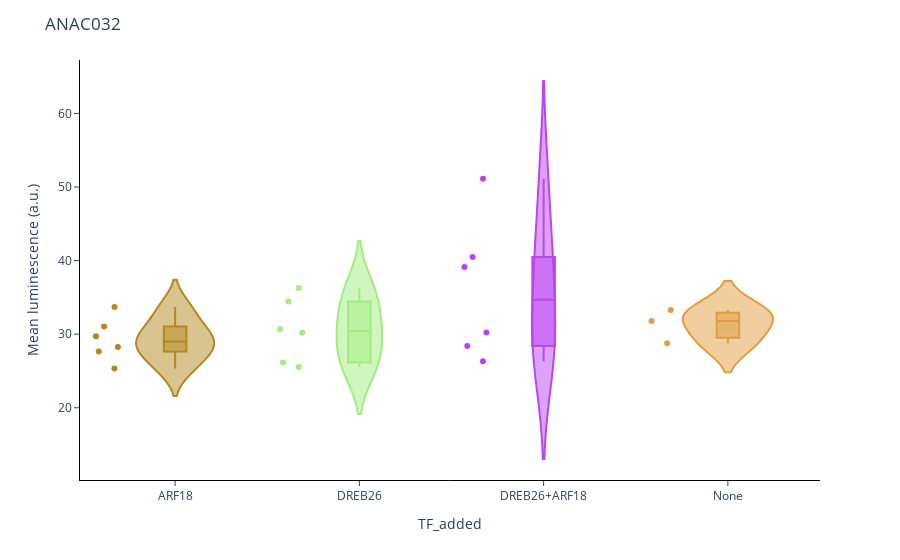
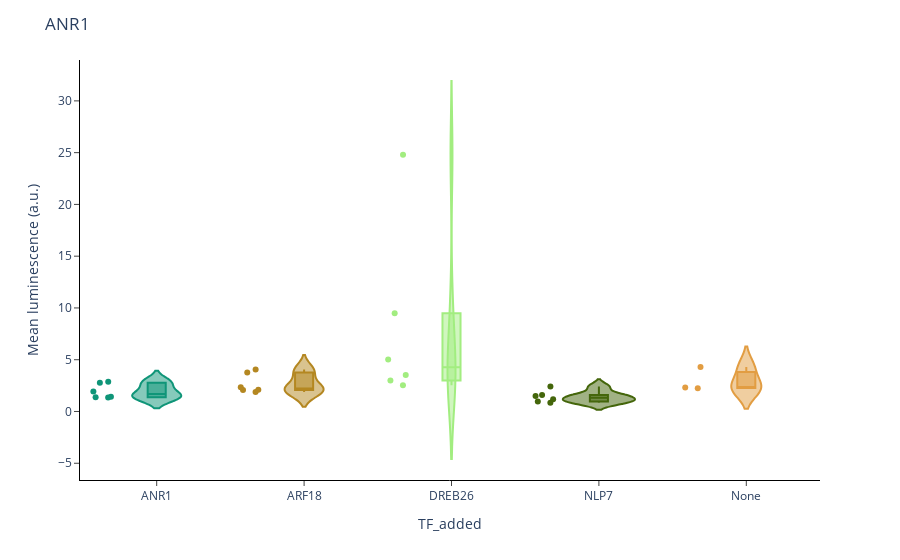
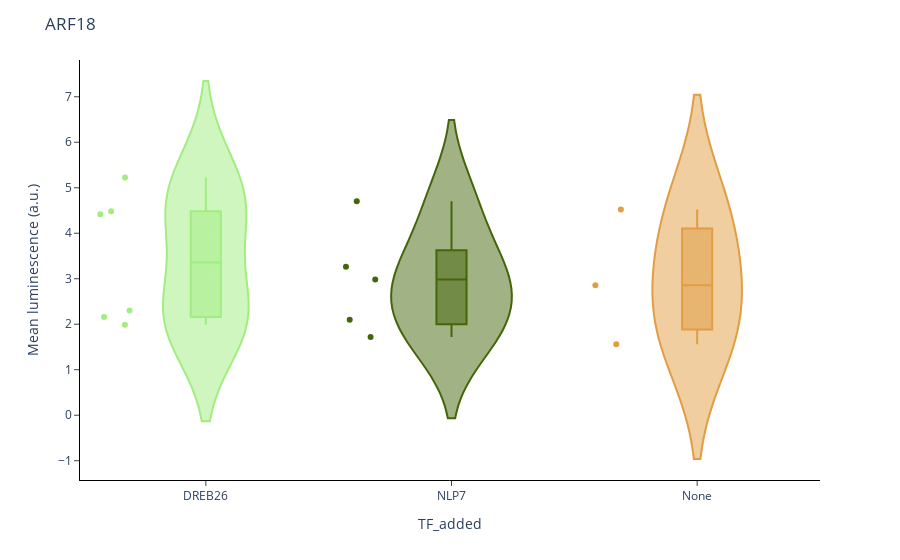
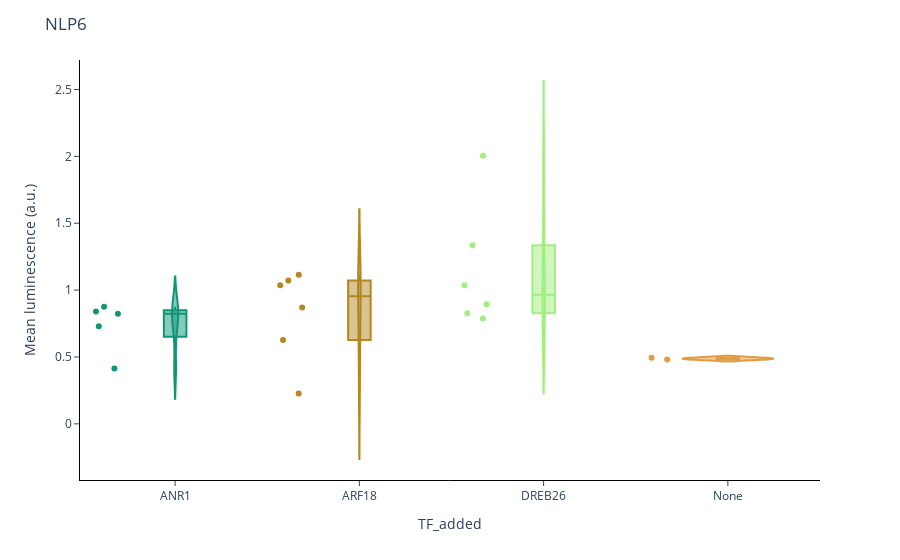

The code cell stored with these charts, in order, in its notebook:
### Code cell
#layout = go.Layout(plot_bgcolor='rgba(0,0,0,0)', paper_bgcolor='rgba(0,0,0,0)' )
#make graphs for each promoter
#color_discrete_map = {'red': 'red', 'blue': 'blue', 'orange': 'orange', 'purple':'purple','green':'green','yellow':'yellow','brown':'brown','black':'black'}


for prom in prom_names:
    if prom == 'NOS' or prom == 'STAP4':
        pass
    else:
        df = luminescence_raw_df[luminescence_raw_df.Promoter == prom].sort_values("TF_added")


        fig = px.violin(df, x='TF_added',
                                  y='corrected_luminescence', box=True,                       
                                color='TF_added', color_discrete_map=new_color,violinmode='overlay',points="all") 

        fig.update_layout(plot_bgcolor='rgba(0,0,0,0)', paper_bgcolor='rgba(0,0,0,0)', title=prom)
        fig.update_xaxes(showline=True, linewidth=1, linecolor='black',ticks="outside")
        fig.update_yaxes(showline=True, linewidth=1, linecolor='black',ticks="outside", title_text='Mean luminescence (a.u.)')
        #hide legend
        fig.layout.update(showlegend=False)
        #write to file static image and interactive one
        fig.write_image(f'../../../../data/plots/luminescence/{finaldate}/violin{prom}.pdf')
        fig.write_html(f'../../../../data/plots/luminescence/{finaldate}/violin{prom}.html')
        fig.show()

### Figure 1 — Plotly figure (JSON) as saved in the notebook; plotly's stock layout.template omitted (floating-point values rounded to 4 significant figures)
{"data": [{"alignmentgroup": "True", "box": {"visible": true}, "hovertemplate": "TF_added=%{x}<br>corrected_luminescence=%{y}<extra></extra>", "legendgroup": "ARF18", "marker": {"color": "#B48721"}, "name": "ARF18", "offsetgroup": "ARF18", "orientation": "v", "points": "all", "scalegroup": "True", "showlegend": true, "type": "violin", "x": ["ARF18", "ARF18", "ARF18", "ARF18", "ARF18", "ARF18"], "x0": " ", "xaxis": "x", "y": [25.34, 31.03, 27.64, 28.27, 33.7, 29.73], "y0": " ", "yaxis": "y"}, {"alignmentgroup": "True", "box": {"visible": true}, "hovertemplate": "TF_added=%{x}<br>corrected_luminescence=%{y}<extra></extra>", "legendgroup": "DREB26", "marker": {"color": "#A2ED80"}, "name": "DREB26", "offsetgroup": "DREB26", "orientation": "v", "points": "all", "scalegroup": "True", "showlegend": true, "type": "violin", "x": ["DREB26", "DREB26", "DREB26", "DREB26", "DREB26", "DREB26"], "x0": " ", "xaxis": "x", "y": [34.46, 25.54, 36.28, 30.18, 26.15, 30.66], "y0": " ", "yaxis": "y"}, {"alignmentgroup": "True", "box": {"visible": true}, "hovertemplate": "TF_added=%{x}<br>corrected_luminescence=%{y}<extra></extra>", "legendgroup": "DREB26+ARF18", "marker": {"color": "#BC44F2"}, "name": "DREB26+ARF18", "offsetgroup": "DREB26+ARF18", "orientation": "v", "points": "all", "scalegroup": "True", "showlegend": true, "type": "violin", "x": ["DREB26+ARF18", "DREB26+ARF18", "DREB26+ARF18", "DREB26+ARF18", "DREB26+ARF18", "DREB26+ARF18"], "x0": " ", "xaxis": "x", "y": [51.12, 30.23, 40.5, 28.39, 26.33, 39.14], "y0": " ", "yaxis": "y"}, {"alignmentgroup": "True", "box": {"visible": true}, "hovertemplate": "TF_added=%{x}<br>corrected_luminescence=%{y}<extra></extra>", "legendgroup": "None", "marker": {"color": "#E29D42"}, "name": "None", "offsetgroup": "None", "orientation": "v", "points": "all", "scalegroup": "True", "showlegend": true, "type": "violin", "x": ["None", "None", "None"], "x0": " ", "xaxis": "x", "y": [28.76, 31.8, 33.3], "y0": " ", "yaxis": "y"}], "layout": {"autosize": true, "legend": {"title": {"text": "TF_added"}, "tracegroupgap": 0}, "margin": {"t": 60}, "paper_bgcolor": "rgba(0, 0, 0, 0)", "plot_bgcolor": "rgba(0, 0, 0, 0)", "showlegend": false, "title": {"text": "ANAC032"}, "violinmode": "overlay", "xaxis": {"anchor": "y", "autorange": true, "categoryarray": ["ARF18", "DREB26", "DREB26+ARF18", "None"], "categoryorder": "array", "domain": [0, 1], "linecolor": "black", "linewidth": 1, "range": [-0.5106, 3.5], "showline": true, "ticks": "outside", "title": {"text": "TF_added"}, "type": "category"}, "yaxis": {"anchor": "x", "autorange": true, "domain": [0, 1], "linecolor": "black", "linewidth": 1, "range": [10.18, 67.27], "showline": true, "ticks": "outside", "title": {"text": "Mean luminescence (a.u.)"}, "type": "linear"}}}

### Figure 2 — Plotly figure (JSON) as saved in the notebook; plotly's stock layout.template omitted (floating-point values rounded to 4 significant figures)
{"data": [{"alignmentgroup": "True", "box": {"visible": true}, "hovertemplate": "TF_added=%{x}<br>corrected_luminescence=%{y}<extra></extra>", "legendgroup": "ANR1", "marker": {"color": "#0F9578"}, "name": "ANR1", "offsetgroup": "ANR1", "orientation": "v", "points": "all", "scalegroup": "True", "showlegend": true, "type": "violin", "x": ["ANR1", "ANR1", "ANR1", "ANR1", "ANR1", "ANR1"], "x0": " ", "xaxis": "x", "y": [1.366, 1.93, 2.876, 1.361, 2.776, 1.424], "y0": " ", "yaxis": "y"}, {"alignmentgroup": "True", "box": {"visible": true}, "hovertemplate": "TF_added=%{x}<br>corrected_luminescence=%{y}<extra></extra>", "legendgroup": "ARF18", "marker": {"color": "#B48721"}, "name": "ARF18", "offsetgroup": "ARF18", "orientation": "v", "points": "all", "scalegroup": "True", "showlegend": true, "type": "violin", "x": ["ARF18", "ARF18", "ARF18", "ARF18", "ARF18", "ARF18"], "x0": " ", "xaxis": "x", "y": [3.771, 1.875, 2.35, 2.078, 2.109, 4.055], "y0": " ", "yaxis": "y"}, {"alignmentgroup": "True", "box": {"visible": true}, "hovertemplate": "TF_added=%{x}<br>corrected_luminescence=%{y}<extra></extra>", "legendgroup": "DREB26", "marker": {"color": "#A2ED80"}, "name": "DREB26", "offsetgroup": "DREB26", "orientation": "v", "points": "all", "scalegroup": "True", "showlegend": true, "type": "violin", "x": ["DREB26", "DREB26", "DREB26", "DREB26", "DREB26", "DREB26"], "x0": " ", "xaxis": "x", "y": [3.526, 24.8, 2.531, 2.994, 5.014, 9.484], "y0": " ", "yaxis": "y"}, {"alignmentgroup": "True", "box": {"visible": true}, "hovertemplate": "TF_added=%{x}<br>corrected_luminescence=%{y}<extra></extra>", "legendgroup": "NLP7", "marker": {"color": "#44660B"}, "name": "NLP7", "offsetgroup": "NLP7", "orientation": "v", "points": "all", "scalegroup": "True", "showlegend": true, "type": "violin", "x": ["NLP7", "NLP7", "NLP7", "NLP7", "NLP7", "NLP7"], "x0": " ", "xaxis": "x", "y": [0.956, 0.8509, 1.485, 1.59, 2.411, 1.17], "y0": " ", "yaxis": "y"}, {"alignmentgroup": "True", "box": {"visible": true}, "hovertemplate": "TF_added=%{x}<br>corrected_luminescence=%{y}<extra></extra>", "legendgroup": "None", "marker": {"color": "#E29D42"}, "name": "None", "offsetgroup": "None", "orientation": "v", "points": "all", "scalegroup": "True", "showlegend": true, "type": "violin", "x": ["None", "None", "None"], "x0": " ", "xaxis": "x", "y": [2.234, 2.327, 4.308], "y0": " ", "yaxis": "y"}], "layout": {"autosize": true, "legend": {"title": {"text": "TF_added"}, "tracegroupgap": 0}, "margin": {"t": 60}, "paper_bgcolor": "rgba(0, 0, 0, 0)", "plot_bgcolor": "rgba(0, 0, 0, 0)", "showlegend": false, "title": {"text": "ANR1"}, "violinmode": "overlay", "xaxis": {"anchor": "y", "autorange": true, "categoryarray": ["ANR1", "ARF18", "DREB26", "NLP7", "None"], "categoryorder": "array", "domain": [0, 1], "linecolor": "black", "linewidth": 1, "range": [-0.5132, 4.5], "showline": true, "ticks": "outside", "title": {"text": "TF_added"}, "type": "category"}, "yaxis": {"anchor": "x", "autorange": true, "domain": [0, 1], "linecolor": "black", "linewidth": 1, "range": [-6.618, 33.95], "showline": true, "ticks": "outside", "title": {"text": "Mean luminescence (a.u.)"}, "type": "linear"}}}

### Figure 3 — Plotly figure (JSON) as saved in the notebook; plotly's stock layout.template omitted (floating-point values rounded to 4 significant figures)
{"data": [{"alignmentgroup": "True", "box": {"visible": true}, "hovertemplate": "TF_added=%{x}<br>corrected_luminescence=%{y}<extra></extra>", "legendgroup": "DREB26", "marker": {"color": "#A2ED80"}, "name": "DREB26", "offsetgroup": "DREB26", "orientation": "v", "points": "all", "scalegroup": "True", "showlegend": true, "type": "violin", "x": ["DREB26", "DREB26", "DREB26", "DREB26", "DREB26", "DREB26"], "x0": " ", "xaxis": "x", "y": [2.3, 2.156, 1.99, 5.225, 4.415, 4.482], "y0": " ", "yaxis": "y"}, {"alignmentgroup": "True", "box": {"visible": true}, "hovertemplate": "TF_added=%{x}<br>corrected_luminescence=%{y}<extra></extra>", "legendgroup": "NLP7", "marker": {"color": "#44660B"}, "name": "NLP7", "offsetgroup": "NLP7", "orientation": "v", "points": "all", "scalegroup": "True", "showlegend": true, "type": "violin", "x": ["NLP7", "NLP7", "NLP7", "NLP7", "NLP7"], "x0": " ", "xaxis": "x", "y": [1.718, 3.265, 2.096, 2.983, 4.704], "y0": " ", "yaxis": "y"}, {"alignmentgroup": "True", "box": {"visible": true}, "hovertemplate": "TF_added=%{x}<br>corrected_luminescence=%{y}<extra></extra>", "legendgroup": "None", "marker": {"color": "#E29D42"}, "name": "None", "offsetgroup": "None", "orientation": "v", "points": "all", "scalegroup": "True", "showlegend": true, "type": "violin", "x": ["None", "None", "None"], "x0": " ", "xaxis": "x", "y": [1.562, 4.522, 2.855], "y0": " ", "yaxis": "y"}], "layout": {"autosize": true, "legend": {"title": {"text": "TF_added"}, "tracegroupgap": 0}, "margin": {"t": 60}, "paper_bgcolor": "rgba(0, 0, 0, 0)", "plot_bgcolor": "rgba(0, 0, 0, 0)", "showlegend": false, "title": {"text": "ARF18"}, "violinmode": "overlay", "xaxis": {"anchor": "y", "autorange": true, "categoryarray": ["DREB26", "NLP7", "None"], "categoryorder": "array", "domain": [0, 1], "linecolor": "black", "linewidth": 1, "range": [-0.5079, 2.5], "showline": true, "ticks": "outside", "title": {"text": "TF_added"}, "type": "category"}, "yaxis": {"anchor": "x", "autorange": true, "domain": [0, 1], "linecolor": "black", "linewidth": 1, "range": [-1.424, 7.808], "showline": true, "ticks": "outside", "title": {"text": "Mean luminescence (a.u.)"}, "type": "linear"}}}

### Figure 4 — Plotly figure (JSON) as saved in the notebook; plotly's stock layout.template omitted (floating-point values rounded to 4 significant figures)
{"data": [{"alignmentgroup": "True", "box": {"visible": true}, "hovertemplate": "TF_added=%{x}<br>corrected_luminescence=%{y}<extra></extra>", "legendgroup": "ANR1", "marker": {"color": "#0F9578"}, "name": "ANR1", "offsetgroup": "ANR1", "orientation": "v", "points": "all", "scalegroup": "True", "showlegend": true, "type": "violin", "x": ["ANR1", "ANR1", "ANR1", "ANR1", "ANR1"], "x0": " ", "xaxis": "x", "y": [0.7296, 0.8762, 0.8231, 0.8398, 0.4134], "y0": " ", "yaxis": "y"}, {"alignmentgroup": "True", "box": {"visible": true}, "hovertemplate": "TF_added=%{x}<br>corrected_luminescence=%{y}<extra></extra>", "legendgroup": "ARF18", "marker": {"color": "#B48721"}, "name": "ARF18", "offsetgroup": "ARF18", "orientation": "v", "points": "all", "scalegroup": "True", "showlegend": true, "type": "violin", "x": ["ARF18", "ARF18", "ARF18", "ARF18", "ARF18", "ARF18"], "x0": " ", "xaxis": "x", "y": [0.8705, 1.072, 1.037, 0.6261, 0.2261, 1.116], "y0": " ", "yaxis": "y"}, {"alignmentgroup": "True", "box": {"visible": true}, "hovertemplate": "TF_added=%{x}<br>corrected_luminescence=%{y}<extra></extra>", "legendgroup": "DREB26", "marker": {"color": "#A2ED80"}, "name": "DREB26", "offsetgroup": "DREB26", "orientation": "v", "points": "all", "scalegroup": "True", "showlegend": true, "type": "violin", "x": ["DREB26", "DREB26", "DREB26", "DREB26", "DREB26", "DREB26"], "x0": " ", "xaxis": "x", "y": [0.8263, 1.036, 1.335, 0.7877, 0.8949, 2.005], "y0": " ", "yaxis": "y"}, {"alignmentgroup": "True", "box": {"visible": true}, "hovertemplate": "TF_added=%{x}<br>corrected_luminescence=%{y}<extra></extra>", "legendgroup": "None", "marker": {"color": "#E29D42"}, "name": "None", "offsetgroup": "None", "orientation": "v", "points": "all", "scalegroup": "True", "showlegend": true, "type": "violin", "x": ["None", "None"], "x0": " ", "xaxis": "x", "y": [0.4939, 0.4817], "y0": " ", "yaxis": "y"}], "layout": {"autosize": true, "legend": {"title": {"text": "TF_added"}, "tracegroupgap": 0}, "margin": {"t": 60}, "paper_bgcolor": "rgba(0, 0, 0, 0)", "plot_bgcolor": "rgba(0, 0, 0, 0)", "showlegend": false, "title": {"text": "NLP6"}, "violinmode": "overlay", "xaxis": {"anchor": "y", "autorange": true, "categoryarray": ["ANR1", "ARF18", "DREB26", "None"], "categoryorder": "array", "domain": [0, 1], "linecolor": "black", "linewidth": 1, "range": [-0.5106, 3.5], "showline": true, "ticks": "outside", "title": {"text": "TF_added"}, "type": "category"}, "yaxis": {"anchor": "x", "autorange": true, "domain": [0, 1], "linecolor": "black", "linewidth": 1, "range": [-0.4199, 2.721], "showline": true, "ticks": "outside", "title": {"text": "Mean luminescence (a.u.)"}, "type": "linear"}}}
